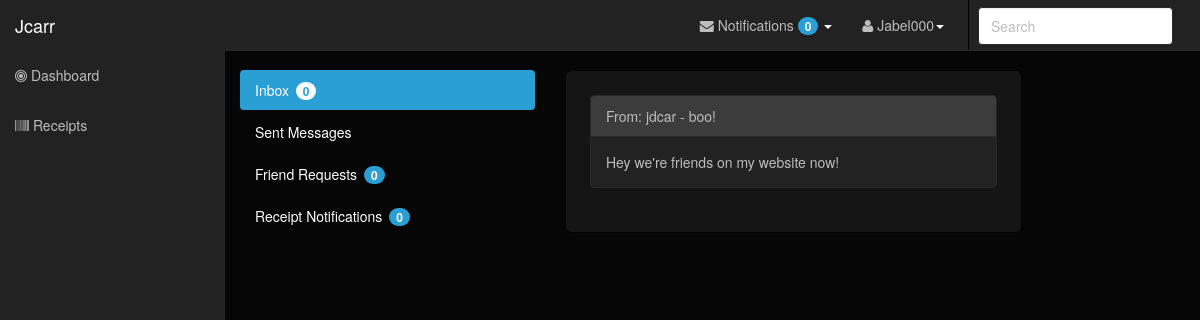
/users/message_details/9/ (signed in), run on the app's committed database.
### users/models.py (models this page shows)
class Message(models.Model):
    objects = MessageManager()
    from_user = models.ForeignKey(User, related_name='User1')
    to_user = models.ForeignKey(User, related_name='User2')
    subj = models.CharField(max_length=150, null=True, blank=True)
    text = models.CharField(max_length=2000)
    time = models.DateTimeField(auto_now=True)
    read = models.BooleanField(default=False)
    read_time = models.DateTimeField(blank=True, null=True)

### users/views.py (the view)
# urls.py: url(r'^message_details/(?P<message_id>\d+)/$', views.message_details, name='message_details'),
def message_details(request, message_id):
    current_message = Message.objects.get(pk=message_id)
    if current_message.to_user != request.user:
        message = Message.objects.get(pk=message_id)
    else:
        message = Message.objects.read_message(message_id)
    context = {
        'message': message,
        'user': request.user,
    }
    common_context = get_common_context(request.user)
    for key, value in common_context.items():
        context[key] = value
    return render(request, 'users/message_details.html', context)

### users/models.py (called while the page is built)
    def read_message(self, message_id):
        message = super(MessageManager, self).get(pk=message_id)
        message.read = True
        message.read_time = timezone.now()
        message.save()
        return message

### users/templates/users/message_details.html (shortened to what this page needs)
{% extends 'users/inbox_base.html' %}
    {% block inbox_active %}
        {% if message.to_user.id == user.id %}
            active
        {% endif %}
    {% endblock %}
    {% block sent_active %}
    {% endblock %}
{% block sub_body %}
    <div class="panel panel-default">
      <div class="panel-heading">From: {{ message.from_user }} - {{ message.subj }}</div>
      <div class="panel-body">
        {{ message.text }}
      </div>
    </div>
{% endblock %}

### purchase_log/templates/purchase_log/base.html (shortened to what this page needs)
{% load staticfiles %}
{% load friendshiptags %}
<!DOCTYPE html>
<html lang="en">
<head>
    <link rel="stylesheet" type="text/css" href="{% static 'purchase_log/bootstrap/css/bootstrap.min.css' %}" />
    <link rel="stylesheet" type="text/css" href="{% static 'purchase_log/font-awesome/css/font-awesome.min.css' %}" />
    <link rel="stylesheet" type="text/css" href="{% static 'purchase_log/css/local.css' %}" />
    <link rel="stylesheet" type="text/css" href="http://www.shieldui.com/shared/components/latest/css/light-bootstrap/all.min.css" />
    <link id="gridcss" rel="stylesheet" type="text/css" href="http://www.shieldui.com/shared/components/latest/css/dark-bootstrap/all.min.css" />
</head>
<body>
    <div id="wrapper">
          <nav class="navbar navbar-inverse navbar-fixed-top" role="navigation">
            <div class="navbar-header">
                <a class="navbar-brand" href="{% url 'purchase_log:index' %}">Jcarr</a>
            </div>
            <div class="collapse navbar-collapse navbar-ex1-collapse">
                <ul id="active" class="nav navbar-nav side-nav">
                    <li {% block index_selected %}{% endblock %}><a href="{% url 'purchase_log:index' %}"><i class="fa fa-bullseye"></i> Dashboard</a></li>
                    <li {% block receipts_selected %}{% endblock %}><a href="{% url 'purchase_log:receipts' %}"><i class="fa fa-barcode"></i> Receipts</a></li>
                </ul>
                <ul class="nav navbar-nav navbar-right navbar-user">
                  {% if user.is_authenticated %}
                    <li class="dropdown messages-dropdown">
                        <a href="#" class="dropdown-toggle" data-toggle="dropdown"><i class="fa fa-envelope"></i> Notifications <span class="badge">{{ total_new_notifications }}</span> <b class="caret"></b></a>
                    </li>
                  {% else %}
                    <li class="">
                          <a href="{% url 'users:register' %}">
                              <span class="glyphicon glyphicon-plus" aria-hidden="true"></span>&nbsp; Sign Up!
                          </a>
                    </li>
                  {% endif %}
                  {% if user.is_authenticated %}
                    <li class="dropdown user-dropdown">
                        <a href="#" class="dropdown-toggle" data-toggle="dropdown"><i class="fa fa-user"></i> {{ user.username|title }}<b class="caret"></b></a>
                    </li>
                  {% else %}
                      <li class="">
                          <a href="{% url 'users:login' %}">
                              <span class="glyphicon glyphicon-off" aria-hidden="true"></span>&nbsp; Login
                          </a>
                      </li>
                  {% endif %}
                    <li>
                        <form class="navbar-search">
                            <input type="text" placeholder="Search" class="form-control">
                        </form>
                    </li>
                </ul>
            </div>
        </nav>
        {% block body %}Main Body{% endblock %}
    </div>
</body>
</html>

### data on the page
Message: from_user "jdcar", subj "boo!", text "Hey we're friends on my website now!"

### other printed values
{{ total_new_notifications }} "0"
{{ user.username|title }} "Jabel000"
{{ num_of_new_messages }} "0"
{{ num_of_new_friend_requests }} "0"
{{ num_of_new_share_notifications }} "0"
